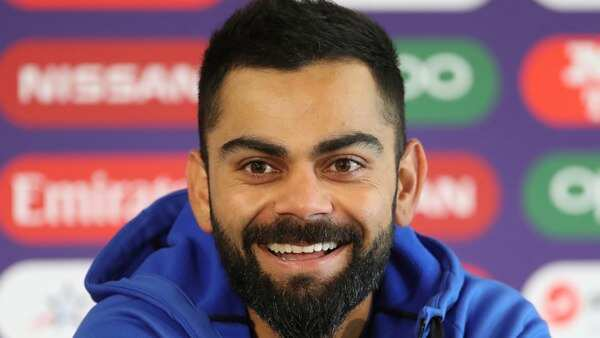
#> input picture vk.jpg, 600 x 338 px
$ python smile_detection.py
#> lines starting #> are read from the running program, lines starting #| are printed output that depends on the picture; after the words box and inside, x2 and y2 are one past the last pixel; in counts of white or black regions, pixels touching at a corner belong together
import cv2
#Load the cascade
smile_cascade = cv2.CascadeClassifier(cv2.data.haarcascades+'haarcascade_smile.xml')
#Load the image
img=cv2.imread('vk.jpg')
#> img is the input picture: shape (338, 600, 3); mean B, G, R 112.2, 101.4, 133.3
# Detecting smile
smiles=smile_cascade.detectMultiScale(img,1.8,20)
#> smiles = [[243, 215, 117, 58], [200, 216, 210, 105]]
#creating Rectangle
for sx,sy,sw,sh in smiles:
    cv2.rectangle(img, (sx, sy), ((sx + sw), (sy + sh)), (0, 0, 255), 2)
#> this loop made 2 passes
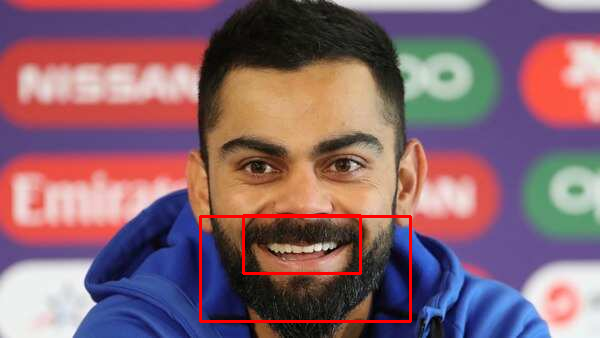
#> img: shape (338, 600, 3); 1.32% of pixels changed, all inside (x1, y1, x2, y2) = (199, 214, 412, 323)
#Display
cv2.imshow('Detected Smile',img)
#Press any key to escape
cv2.waitKey()
